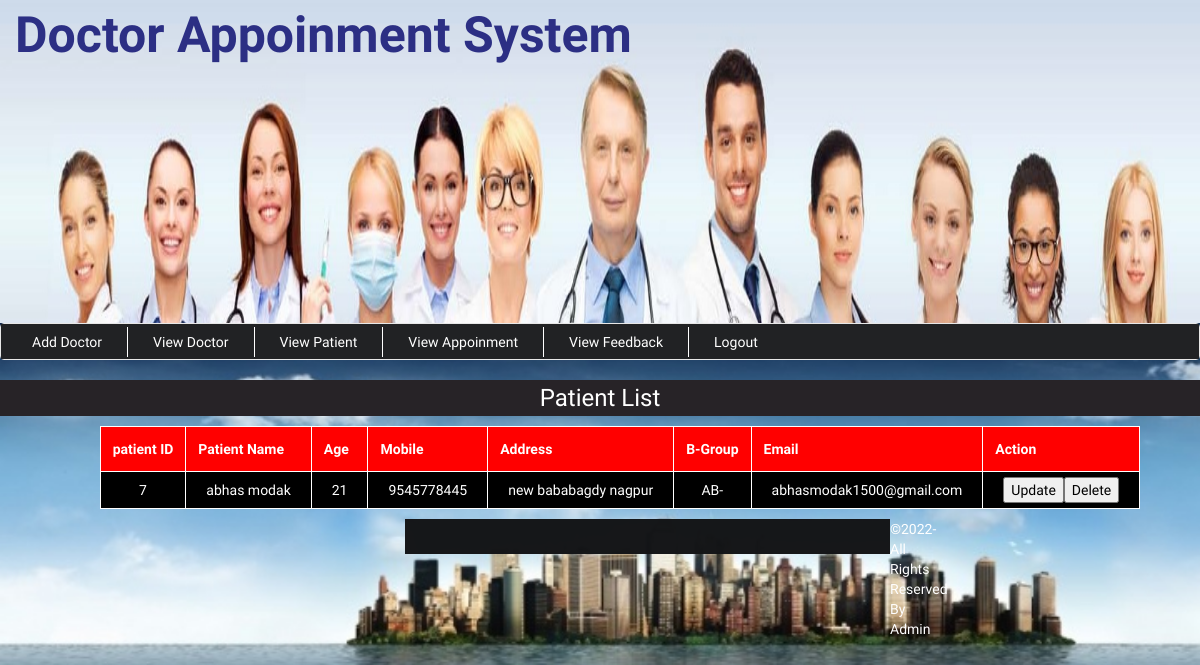
The app's page /admin/viewCustomer.php (signed in) with its own data.
### tables this page shows
CREATE TABLE `patient` (
  `id` int(11) NOT NULL,
  `name` varchar(22) NOT NULL,
  `age` varchar(22) NOT NULL,
  `contact` varchar(22) NOT NULL,
  `address` varchar(22) NOT NULL,
  `bgroup` varchar(22) NOT NULL,
  `email` varchar(111) NOT NULL,
  `password` varchar(22) NOT NULL
);

### admin/viewCustomer.php (the view, shortened to what this page needs)
<?php include('header.php'); ?>
	<div class="dashboard" style="background-color:#fff;">
		<h3 class="text-center" style="background-color:#272327;color: #fff;padding: 5px;">Patient List</h3>
	</div>
			<div class="all_user" style="margin-top:0px; margin-left: 40px;">
				<?php
					include('../config.php');
					$sql = " SELECT * FROM patient";
					$result = mysqli_query($conn,$sql);
					$count = mysqli_num_rows($result);
					if($count>=1){
						echo "<table border='1' align='center' cellpadding='32'>
							<tr>
								<th>patient ID</th>
								<th>Patient Name</th>
								<th>Age</th>
								<th>Mobile</th>
								<th>Address</th>
								<th>B-Group</th>
								<th>Email </th>
								<th>Action</th>
							</tr>";
						while($row=mysqli_fetch_array($result)){
								echo "<tr>";
								echo "<td>".$row['id']."</td>";
								echo "<td>".$row['name']."</td>";
								echo "<td>".$row['age']."</td>";
								echo "<td>".$row['contact']."</td>";
								echo "<td>".$row['address']."</td>";
								echo "<td>".$row['bgroup']."</td>";
								echo "<td>".$row['email']."</td>";
								echo "<td><button type='submit' name='submit' style='color:#000;'>Update</button><button type='submit' name='submit' style='color:#000;'>Delete</button></td>";
								echo "</tr>";
						}
						echo "</table>";
					}
					else{
						print "<p align='center'>Sorry, No match found for your search result..!!!</p>";
					}
					?>
			</div>
 <?php include('footer.php'); ?>
	</div>
</body>
</html>

### admin/style.css (style rules this page uses)
body { font-family: 'El Messiri', sans-serif; background:url(../img/bg3.jpg) fixed no-repeat; background-size:cover; }
table { border-collapse: collapse; background-color: darkred; }
table,th,td { border: 1px solid #fff;width:;margin: 10px auto; }
th { background-color: red;color: white; padding:12px; }
td { padding: 5px 20px; text-align: center; color: white; background-color:black; }

### records on screen
patient: id "7", name "abhas modak", age "21", contact "9545778445", address "new bababagdy nagpur", bgroup "AB-", email "abhasmodak1500@gmail.com"
